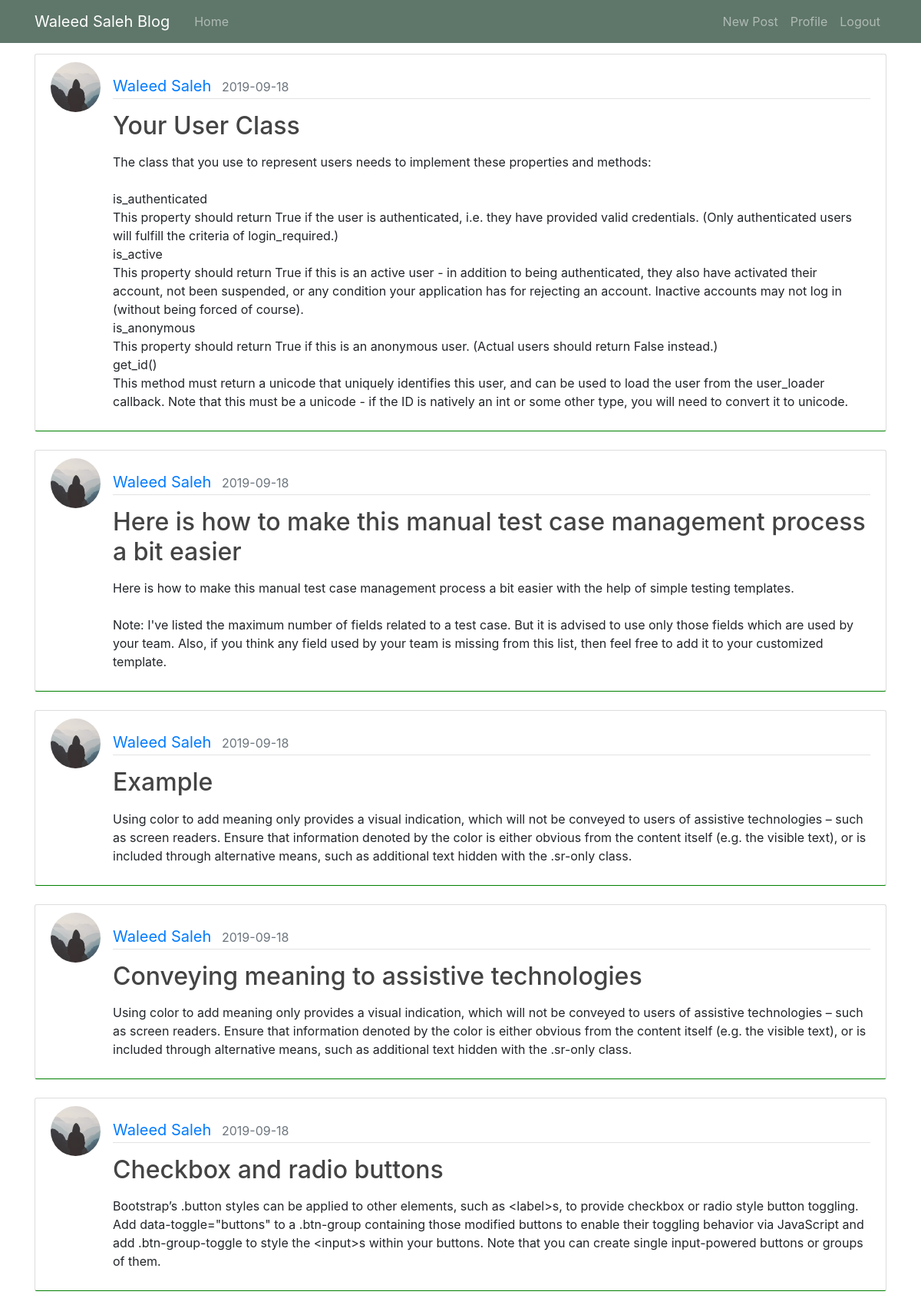
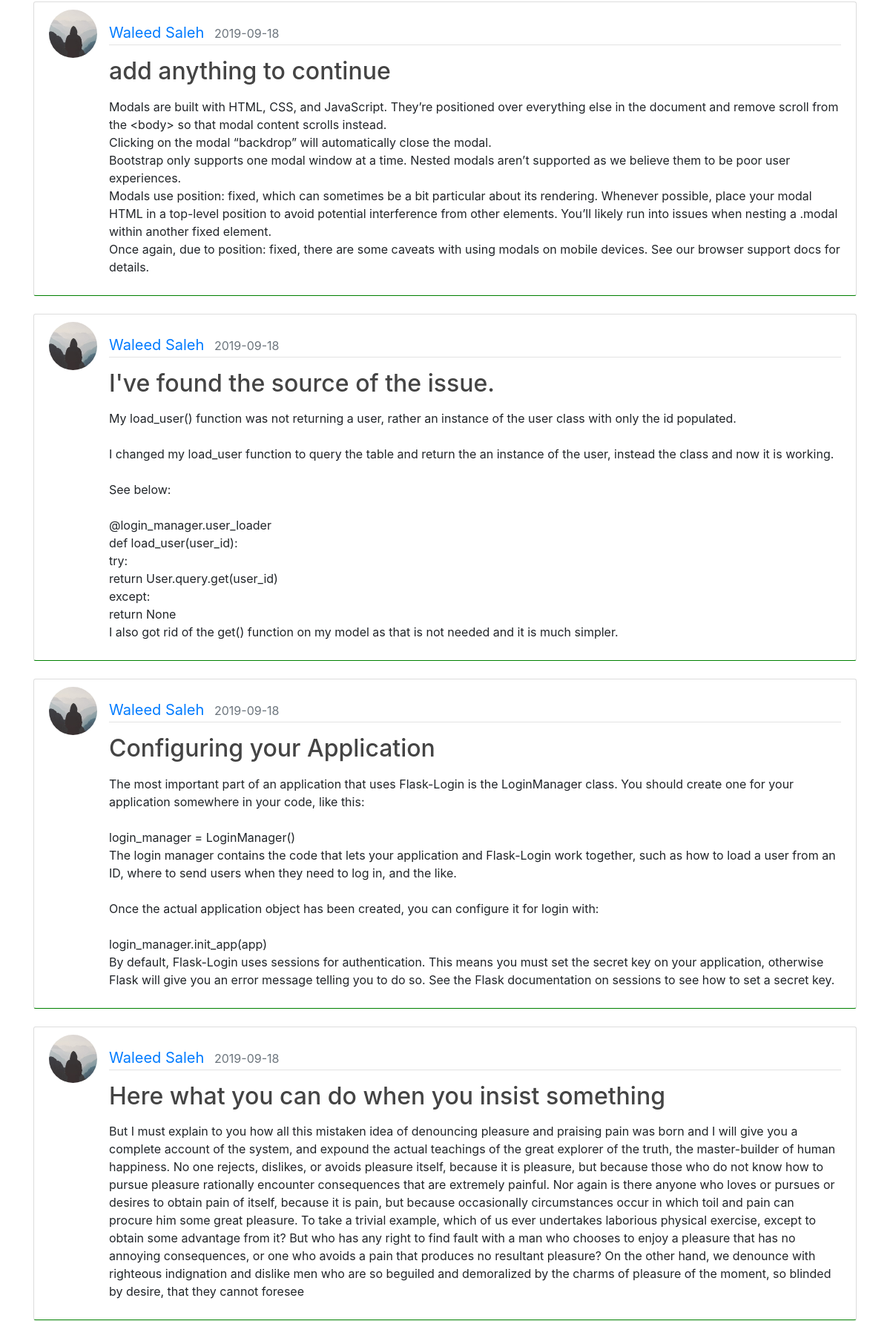
Page /Waleed Saleh/posts (signed in, upper part) on the committed database (2 pictures, top to bottom).
### flaskblog/Models/User.py (models this page shows, shortened)
class User(db.Model, UserMixin):
    id = db.Column(db.Integer(), primary_key=True)
    username = db.Column(db.String(30), unique=True, nullable=False)
    email = db.Column(db.String(100), unique=True, nullable=False)
    password = db.Column(db.String(150), nullable=False)
    image_file = db.Column(db.String(60), nullable=True, default='default.jpg')
    creation_time = db.Column(db.DateTime, nullable=False, default=datetime.utcnow)
    posts = db.relationship('Post', backref='author', lazy=True)

### flaskblog/Models/Post.py (models this page shows, shortened)
class Post(db.Model,UserMixin):
    id = db.Column(db.Integer, primary_key=True)
    title = db.Column(db.String(50), nullable=False)
    body = db.Column(db.Text, nullable=False)
    publish_date = db.Column(db.DateTime, nullable=False, default=datetime.utcnow)
    user_id = db.Column(db.Integer, db.ForeignKey('user.id'), nullable=False)

### flaskblog/posts/routes.py (the view)
@posts.route('/<string:username>/posts', strict_slashes=False)
@posts.route('/<string:username>/post/<int:post_id>', strict_slashes=False)
@login_required
def post(username, post_id=None):
    if post_id:
        post = Post.query.get_or_404(post_id)
    else:
        page = request.args.get('page', 1, type=int)
        user = User.query.filter_by(username=username).first_or_404()
        posts = Post.query.filter_by(user_id=user.id) \
            .order_by(Post.publish_date.desc()) \
            .paginate(page=page, per_page=10)
        return render_template('post.html', current_user=current_user, posts=posts)
    return render_template('post.html', current_user=current_user, post=post)

### flaskblog/Models/User.py (called while the page is built)
@login_manager.user_loader
def load_user(user_id):
    return User.query.get(int(user_id))

### flaskblog/templates/post.html (shortened to what this page needs)
{% extends 'layouts/layout.html' %}
{% block main %}
    {% if posts %}
        {% for post in posts.items %}
            <article class="media content-section mb-4" style="border-bottom-color:green ">
                <img class="rounded-circle article-img"
                     src="{{ url_for('static', filename='imgs/profile_pics/' + post.author.image_file) }}"
                     alt="User Profile Picture">
                <div class="media-body mt-3">
                    <div class="article-metadata mb-3 ">
                        <a class="mr-2 " href="#">{{ post.author.username }}</a>
                        <small class="text-muted">{{ post.publish_date.strftime('%Y-%m-%d') }}</small>
                    </div>
                    <h2><p class="article-title">{{ post.title }}</p></h2>
                    <p class="article-content ">{{ post.body }}</p>
                </div>
            </article>
        {% endfor %}
    {% endif %}
{% endblock main %}

### flaskblog/templates/layouts/layout.html (shortened to what this page needs)
<!DOCTYPE html>
<html lang="en">
{% include 'layouts/_headTag.html' %}
<body>
<header class="site-header">
    <nav class="navbar navbar-expand-md navbar-dark bg-steel fixed-top ">
        <div class="container">
            {% if current_user.is_authenticated %}
                <a class="navbar-brand mr-4" href="{{ url_for('users.profile') }}">{{ current_user.username }} Blog</a>
            {% else %}
                <a class="navbar-brand mr-4" href="{{ url_for('main_page.index') }}">Blog</a>
            {% endif %}
            <div class="collapse navbar-collapse" id="navbarToggle">
                <div class="navbar-nav mr-auto">
                    {% if current_user.is_authenticated %}
                    <a class="nav-item nav-link"
                      href="{{ url_for('main_page.home', username=current_user.username.strip(' ')) }}">Home</a>
                    {% else %}
                    <a class="nav-item nav-link"
                      href="{{ url_for('main_page.index')}}">Home</a>
                    {% endif %}
                </div>
                <div class="navbar-nav">
                    {% if current_user.is_authenticated %}
                        <a class="nav-item nav-link"
                           href="{{ url_for('posts.new_post', username = current_user.username.strip(' ')) }}">New
                            Post</a>
                        <a class="nav-item nav-link" href="{{ url_for('users.profile') }}">Profile</a>
                        <a class="nav-item nav-link" href="{{ url_for('users.logout') }}">Logout</a>
                    {% else %}
                        <a class="nav-item nav-link" href="{{ url_for('users.login') }}">Login</a>
                        <a class="nav-item nav-link" href="{{ url_for('users.registration') }}">Register</a>
                    {% endif %}
                </div>
            </div>
        </div>
    </nav>
</header>
<main class="container" role="main" style="margin-top:70px;">
    {% block main %}{% endblock main %}
</body>
</html>

### flaskblog/static/styles/css/main.css (style rules this page uses)
body { background: #fafafa; color: #333333; margin: 0; }
h1, h2, h3, h4, h5, h6 { color: #444444; }
.bg-steel { background-color: #5f766a; }
.site-header .navbar-nav .nav-link { color: #cbd5db; }
.content-section { background: #ffffff; padding: 10px 20px; border: 1px solid #dddddd; border-radius: 3px; }
.article-title { color: #444444; }
.article-content { white-space: pre-line; }
.article-img { height: 65px; width: 65px; margin-right: 16px; }
.article-metadata { color: black; font-size: 20px; }
.article-metadata { padding-bottom: 1px; margin-bottom: 4px; border-bottom: 1px solid #e3e3e3; }

### rows in the picture
User: username "Waleed Saleh"
Post: image_file (placeholder picture), author.username "Waleed Saleh", publish_date "2019-09-18", title "Your User Class", body "The class that you use to represent users needs to implement these properties and methods: is_authenticated This property should return True if the user is authenticated, i.e. they have provided valid credentials. (Only authenticated users will fulfill the criteria of login_required.) is_active This property should return True if this is an active user - in addition to being authenticated, they also have activated their account, not been suspended, or any condition your application has for rejecting an account. Inactive accounts may not log in (without being forced of course). is_anonymous This property should return True if this is an anonymous user. (Actual users should return False…"
Post: image_file (placeholder picture), author.username "Waleed Saleh", publish_date "2019-09-18", title "Here is how to make this manual test case management process a bit easier", body "Here is how to make this manual test case management process a bit easier with the help of simple testing templates. Note: I've listed the maximum number of fields related to a test case. But it is advised to use only those fields which are used by your team. Also, if you think any field used by your team is missing from this list, then feel free to add it to your customized template."
Post: image_file (placeholder picture), author.username "Waleed Saleh", publish_date "2019-09-18", title "Example", body "Using color to add meaning only provides a visual indication, which will not be conveyed to users of assistive technologies – such as screen readers. Ensure that information denoted by the color is either obvious from the content itself (e.g. the visible text), or is included through alternative means, such as additional text hidden with the .sr-only class."
Post: image_file (placeholder picture), author.username "Waleed Saleh", publish_date "2019-09-18", title "Conveying meaning to assistive technologies", body "Using color to add meaning only provides a visual indication, which will not be conveyed to users of assistive technologies – such as screen readers. Ensure that information denoted by the color is either obvious from the content itself (e.g. the visible text), or is included through alternative means, such as additional text hidden with the .sr-only class."
Post: image_file (placeholder picture), author.username "Waleed Saleh", publish_date "2019-09-18", title "Checkbox and radio buttons", body "Bootstrap’s .button styles can be applied to other elements, such as <label>s, to provide checkbox or radio style button toggling. Add data-toggle=\"buttons\" to a .btn-group containing those modified buttons to enable their toggling behavior via JavaScript and add .btn-group-toggle to style the <input>s within your buttons. Note that you can create single input-powered buttons or groups of them."
Post: image_file (placeholder picture), author.username "Waleed Saleh", publish_date "2019-09-18", title "add anything to continue", body "Modals are built with HTML, CSS, and JavaScript. They’re positioned over everything else in the document and remove scroll from the <body> so that modal content scrolls instead. Clicking on the modal “backdrop” will automatically close the modal. Bootstrap only supports one modal window at a time. Nested modals aren’t supported as we believe them to be poor user experiences. Modals use position: fixed, which can sometimes be a bit particular about its rendering. Whenever possible, place your modal HTML in a top-level position to avoid potential interference from other elements. You’ll likely run into issues when nesting a .modal within another fixed element. Once again, due to position:…"
Post: image_file (placeholder picture), author.username "Waleed Saleh", publish_date "2019-09-18", title "I've found the source of the issue.", body "My load_user() function was not returning a user, rather an instance of the user class with only the id populated. I changed my load_user function to query the table and return the an instance of the user, instead the class and now it is working. See below: @login_manager.user_loader def load_user(user_id): try: return User.query.get(user_id) except: return None I also got rid of the get() function on my model as that is not needed and it is much simpler."
Post: image_file (placeholder picture), author.username "Waleed Saleh", publish_date "2019-09-18", title "Configuring your Application", body "The most important part of an application that uses Flask-Login is the LoginManager class. You should create one for your application somewhere in your code, like this: login_manager = LoginManager() The login manager contains the code that lets your application and Flask-Login work together, such as how to load a user from an ID, where to send users when they need to log in, and the like. Once the actual application object has been created, you can configure it for login with: login_manager.init_app(app) By default, Flask-Login uses sessions for authentication. This means you must set the secret key on your application, otherwise Flask will give you an error message telling you to do so.…"
Post: image_file (placeholder picture), author.username "Waleed Saleh", publish_date "2019-09-18", title "Here what you can do when you insist something", body "But I must explain to you how all this mistaken idea of denouncing pleasure and praising pain was born and I will give you a complete account of the system, and expound the actual teachings of the great explorer of the truth, the master-builder of human happiness. No one rejects, dislikes, or avoids pleasure itself, because it is pleasure, but because those who do not know how to pursue pleasure rationally encounter consequences that are extremely painful. Nor again is there anyone who loves or pursues or desires to obtain pain of itself, because it is pain, but because occasionally circumstances occur in which toil and pain can procure him some great pleasure. To take a trivial example,…"
